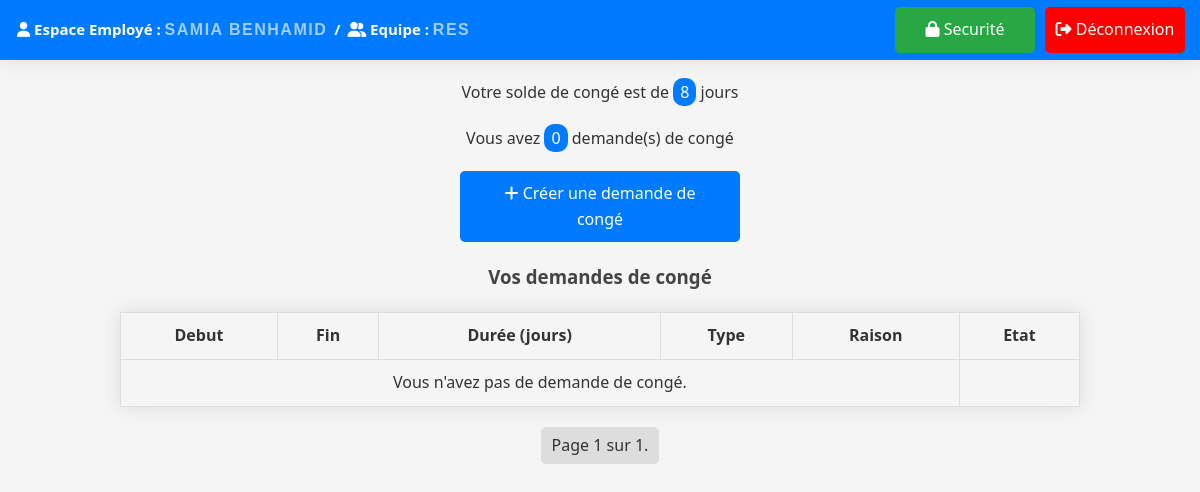
/dashboard/ (signed in), run on an earlier commit of the app's database.
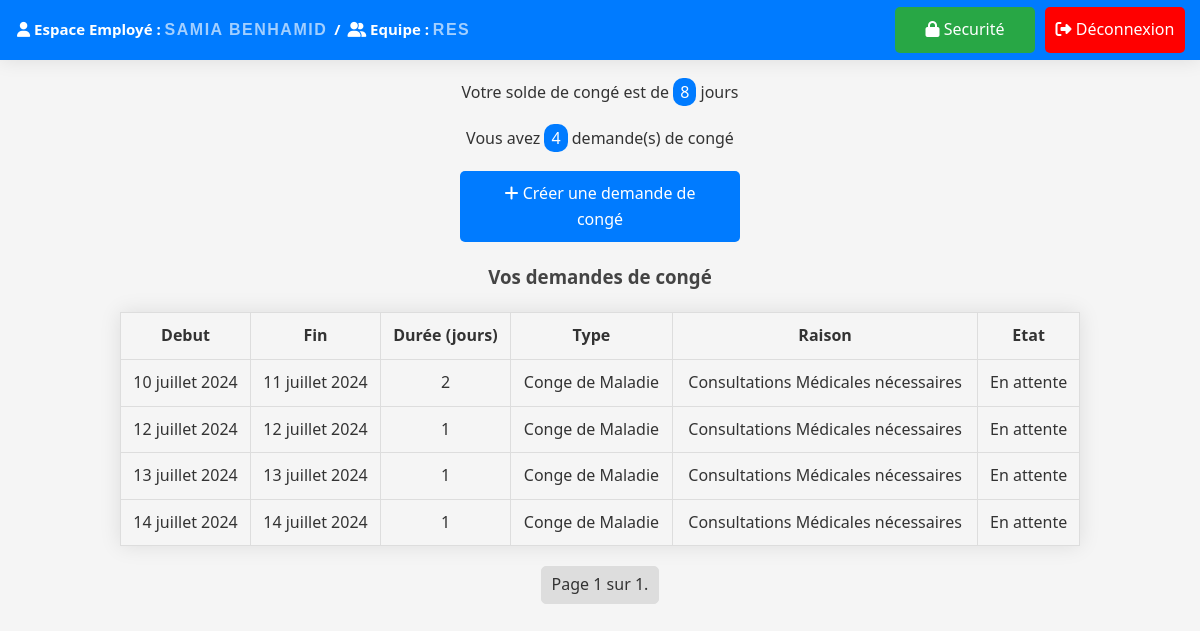
And on a later commit of the database.
### users/models.py (models this page shows, shortened)
class Employe(models.Model):
    user = models.OneToOneField(User, on_delete=models.CASCADE)
    solde_conge = models.IntegerField(default=0)
    superviseur = models.ForeignKey(Superviseur, on_delete=models.CASCADE)
    equipe = models.ForeignKey(Equipe, on_delete=models.CASCADE, null=True)

class Equipe(models.Model):
    nom = models.CharField(max_length=100, null=True)
    seuil_conges = models.IntegerField(default=5)

class DemandeConge(models.Model):
    employe = models.ForeignKey(Employe, related_name='demandes_conge', on_delete=models.CASCADE)
    date_debut = models.DateField()
    date_fin = models.DateField()
    type_conge = models.ForeignKey(TypeConge, on_delete=models.CASCADE)
    raison = models.TextField()
    ETAT_CHOICES = [
        ('EN_ATTENTE', 'En attente'),
        ('APPROUVEE', 'Approuvée'),
        ('REFUSEE', 'Refusée'),
    ]
    etat = models.CharField(max_length=10, choices=ETAT_CHOICES, default='EN_ATTENTE')
    def duree(self):
        return (self.date_fin - self.date_debut).days + 1

class TypeConge(models.Model):
    nom = models.CharField(max_length=200)

### users/views.py (the view)
# urls.py: path('dashboard/', views.dashboard_view, name='dashboard'),
@login_required
def dashboard_view(request):
        if Superviseur.objects.filter(user=request.user).exists():
            return superviseur_index(request)
        elif Employe.objects.filter(user=request.user).exists():
            return employe_index(request)
        elif RessourcesHumaines.objects.filter(user=request.user).exists():
            return ressourceshumaines_index(request)
        else:
            return redirect('admin:index')

### users/views.py (called while the page is built)
def employe_index(request):
    employe = Employe.objects.get(user=request.user)
    demandes_conge = DemandeConge.objects.filter(employe=employe)
    paginator = Paginator(demandes_conge, 5)
    page_number = request.GET.get('page')
    demandes_conge_page = paginator.get_page(page_number)
    nombre_demandes_conge = paginator.count
    context = {
        'employe': employe,
        'demandes_conge': demandes_conge_page,
        'nombre_demandes_conge': nombre_demandes_conge,
    }
    return render(request, 'employes/index.html', context)

### users/templates/employes/index.html (shortened to what this page needs)
{% extends "base.html" %}
{% block topbar-left-container %}
<div class="tb-title"><i class="fa-solid fa-user"></i> Espace Employé : <span class="tp-content">{{ user.first_name }} {{ user.last_name }}</span></div>
<div class="tb-title">/</div>
<div class="tb-title"><i class="fa-solid fa-user-group"></i> Equipe : <span class="tp-content">{{ employe.equipe.nom }}</span></div>
{% endblock %}
{% block topbar-right-container %}
<a class="security-button" href="{% url 'security' %}"><i class="fa-solid fa-lock"></i> Securité</a>
<a class="logout-button" href="{% url 'logout' %}"><i class="fa-solid fa-right-from-bracket"></i> Déconnexion</a>
{% endblock %}
{% block content %}
    <p> Votre solde de congé est de <span class="nbr">{{employe.solde_conge}}</span> jours</p>
    <p>Vous avez <span class="nbr">{{nombre_demandes_conge}}</span> demande(s) de congé</p>
    <div class="actions">
        {% if employe.solde_conge > 0 %}
        <a href="{% url 'create' %}"><i class="fa-solid fa-plus"></i> Créer une demande de congé</a>
        {% else %}
        <p class="plus_conge">Vous n'avez plus de jours de congé disponibles.</p>
        {% endif %}
    </div>
    <h3>Vos demandes de congé</h3>
    <table>
        <thead>
            <tr>
                <th>Debut</th>
                <th>Fin</th>
                <th>Durée (jours)</th>
                <th>Type</th>
                <th>Raison</th>
                <th>Etat</th>
            </tr>
        </thead>
        <tbody>
            {% for demande in demandes_conge %}
            <tr>
                <td>{{ demande.date_debut }}</td>
                <td>{{ demande.date_fin }}</td>
                <td>{{ demande.duree }}</td>
                <td>{{ demande.type_conge.nom }}</td>
                <td>{{ demande.raison }}</td>
                <td>{{ demande.get_etat_display }}</td>
            </tr>
            {% empty %}
            <tr>
                <td colspan="5">Vous n'avez pas de demande de congé.</td>
            </tr>
            {% endfor %}
        </tbody>
    </table>
    <div class="pagination">
        <span class="step-links">
            <span class="current">
                Page {{ demandes_conge.number }} sur {{ demandes_conge.paginator.num_pages }}.
            </span>
        </span>
    </div>
{% endblock %}

### users/templates/base.html (shortened to what this page needs)
{% load static %}
<!DOCTYPE html>
<html>
<head>
    <link rel="stylesheet" href="https://cdnjs.cloudflare.com/ajax/libs/font-awesome/6.5.2/css/all.min.css" />
    <link rel="stylesheet" type="text/css" href="{% static 'css/style.css' %}">
</head>
<body>
    <div class="topbar">
        <div class="topbar-left-container">
            {% block topbar-left-container %}{% endblock %}
        </div>
        <div class="topbar-right-container">
            {% block topbar-right-container %}{% endblock %}
        </div>
    </div>
    <div class="content">
        {% block content %}
        {% endblock %}
    </div>
</body>
</html>

### users/static/css/style.css (style rules this page uses)
body { font-family: system-ui, -apple-system, BlinkMacSystemFont, 'Segoe UI', Roboto, Oxygen, Ubuntu, Cantarell, 'Open Sans', 'Helvetica Neue', sans-serif; margin: 0; padding: 0; background-color: #f5f5f5; color: #333; margin: 0; padding: 0; line-height: 1.6; }
h2, h3 { text-align: center; color: #444; margin-top: 20px; }
a { display: block; width: auto; width: 240px; margin: 10px auto; padding: 10px 20px; text-align: center; background-color: #007bff; color: #fff; text-decoration: none; border-radius: 5px; transition: background-color 0.3s ease; }
table { width: 80%; margin: 20px auto; border-collapse: collapse; box-shadow: 0 0 20px rgba(0, 0, 0, 0.1); }
table, th, td { border: 1px solid #ddd; }
th, td { padding: 10px; text-align: center; }
p { width: 100%; }
.nbr { background-color: #007bff; color: #fff; padding: 3px 7px; border-radius: 10px; transition: background-color 0.3s ease; }
p { text-align: center; color: #333; margin-bottom: 20px; }
.topbar { position: sticky; z-index: 1000; top: 0; height: 30px; display: flex; flex-direction: row; align-items: center; justify-content: space-between; background-color: #007bff; color: white; padding: 15px 10px; box-shadow: 0 0 20px rgba(0, 0, 0, 0.1); margin-bottom: 20px; }
.topbar-left-container { display: flex; flex-direction: row; }
.topbar-right-container { display: flex; flex-direction: row; }
.tb-title { font-size: 15px; font-weight: bold; margin-left: 7px; }
.tp-content { cursor: pointer; color: rgba(255, 255, 255, 0.637); font-family: "Raleway", Sans-serif; text-transform: uppercase; font-weight: 700; letter-spacing: 1.5px; --base-font-size: 13px; font-size: 16px; font-weight: bold; }
.security-button, .return-button, .settings-button, .reporting-button { display: block; padding: 10px; text-align: center; background-color: #28a745; color: #fff; text-decoration: none; border-radius: 5px; transition: background-color 0.3s ease; width: 120px; margin: 10px 5px; }
.logout-button { display: block; width: 120px; margin: 10px 5px; padding: 10px; text-align: center; background-color: #ff0000; color: #fff; text-decoration: none; border-radius: 5px; transition: background-color 0.3s ease; }
.pagination { display: flex; justify-content: center; margin: 20px 0; }
.pagination .step-links { display: flex; align-items: center; }
.pagination .step-links .current { margin: 0 5px; padding: 5px 10px; border: 1px solid #ddd; border-radius: 5px; background-color: #ddd; }

What changed in the data, as far as the page shows it:
added DemandeConge: date_debut "10 juillet 2024", date_fin "11 juillet 2024", duree "2", type_conge.nom "Conge de Maladie", raison "Consultations Médicales nécessaires", etat "En attente"
added DemandeConge: date_debut "12 juillet 2024", date_fin "12 juillet 2024", duree "1", type_conge.nom "Conge de Maladie", raison "Consultations Médicales nécessaires", etat "En attente"
added DemandeConge: date_debut "13 juillet 2024", date_fin "13 juillet 2024", duree "1", type_conge.nom "Conge de Maladie", raison "Consultations Médicales nécessaires", etat "En attente"
added DemandeConge: date_debut "14 juillet 2024", date_fin "14 juillet 2024", duree "1", type_conge.nom "Conge de Maladie", raison "Consultations Médicales nécessaires", etat "En attente"
Also different on the page:
{{ nombre_demandes_conge }}: "0" → "4"
text no longer shown: "Vous n'avez pas de demande de congé."
